Frame 1 (no input): blank canvas, image omitted
Frame 60 (the mouse pressed at the canvas centre just before this capture): blank canvas, image omitted
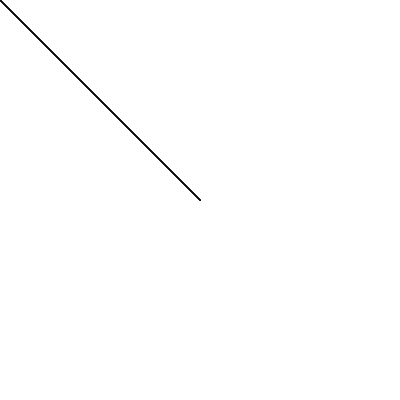
Frame 120 (the mouse held since frame 60 and released just before this capture)

The Processing sketch whose frames 1 and 60 were blank and that drew this single picture after the mouse press (run headless with seeded random() and noise(); from frame 60 on, the mouse is pressed at the canvas centre):

// Processing sketch: funil
// ── funil.pde
void setup()
{
  size(400, 400);
  background(255);
}

void draw()
{
  stroke(0, 32);
  line(0, 0, mouseX, mouseY);
}
